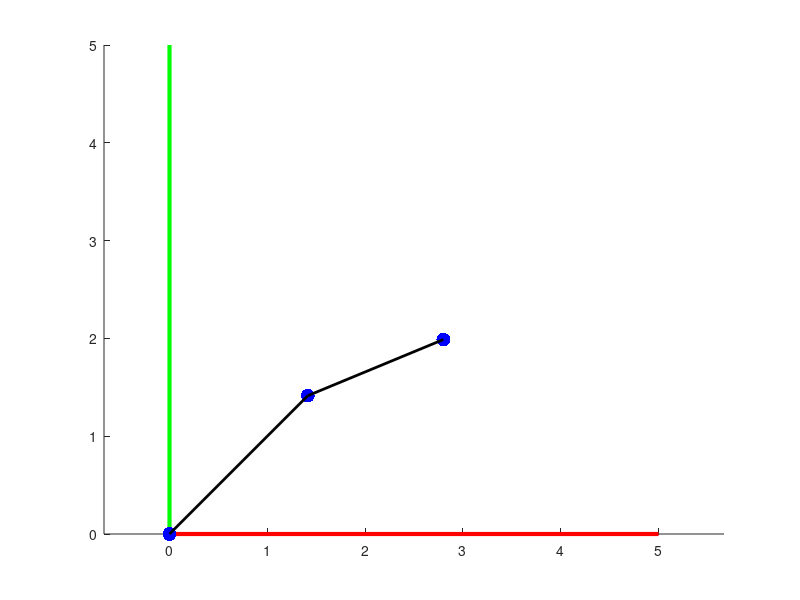

Write MATLAB code to recreate this figure.
close all
clear 
clf

num_pasos = 50;
ang1 = linspace(0, pi/4, num_pasos);
ang2 = linspace(0, -pi/8, num_pasos);
%% Traslación 2 eslabones
for i = 1:num_pasos 
    clf
    %%EJES PRINCIPALES
    line([0 5],[0 0],[0 0],'color','red','linewidth', 3)
    line([0 0],[0 5],[0 0],'color','green','linewidth', 3)
    axis equal
    hold on

    %Primera articulación
    joint1 = [0 0]'; %Scatter
    scatter(joint1(1), joint1(2),100,'filled','MarkerFaceColor','blue');
    hold on

    
    %Segunda articulación
    l1 = 2;   
    theta1 = ang1(i);   
    l1x = l1*cos(theta1);
    l1y = l1*sin(theta1);
    l1z = 0;

    joint2 = [l1x l1y l1z 1]';
    scatter(joint2(1), joint2(2),100,'filled','MarkerFaceColor','blue');
    
    % Punto final
    l2 = 1.5;
    theta2 = 0; 
    l2x = l2*cos(theta1 + theta2);
    l2y = l2*sin(theta1 + theta2);
    l2z = 0;

    EFx = l1x + l2x;
    EFy = l1y + l2y;
    EFz = l1z + l2z;
    EF = [EFx EFy EFz 1]';

    scatter(EF(1), EF(2),100,'filled','MarkerFaceColor','blue');

    %%Eslabones
    %Primer eslabón
    line([joint1(1) joint2(1)],[joint1(2) joint2(2)],[0 0],'color','black','linewidth', 2);

    %Segundo eslabón
    line([joint2(1) EF(1)],[joint2(2) EF(2)],[0 0],'color','black','linewidth', 2);

    pause(0.05)
end

for i2 = 1:num_pasos 
    clf
    %%EJES PRINCIPALES
    line([0 5],[0 0],[0 0],'color','red','linewidth', 3)
    line([0 0],[0 5],[0 0],'color','green','linewidth', 3)
    axis equal
    hold on

    %Primer eslabón
    scatter(joint1(1), joint1(2),100,'filled','MarkerFaceColor','blue');
    scatter(joint2(1), joint2(2),100,'filled','MarkerFaceColor','blue');
    line([joint1(1) joint2(1)],[joint1(2) joint2(2)],[0 0],'color','black','linewidth', 2);

    % Punto final

    theta2 = ang2(i2); 
    l2x = l2*cos(theta1 + theta2);
    l2y = l2*sin(theta1 + theta2);
    l2z = 0;

    EFx = l1x + l2x;
    EFy = l1y + l2y;
    EFz = l1z + l2z;
    EF = [EFx EFy EFz 1]';

    scatter(EF(1), EF(2),100,'filled','MarkerFaceColor','blue');

    %Segundo eslabón
    line([joint2(1) EF(1)],[joint2(2) EF(2)],[0 0],'color','black','linewidth', 2);

     pause(0.05)
end
